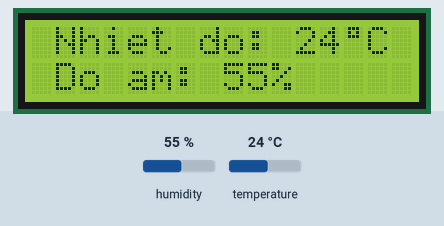
Simulated run of this sketch. Board: Arduino Uno, built with avr-gcc and run on an emulated ATmega328P. Parts: 16×2 character LCD. Inputs (shaded band) come from the test bench; at power-on: humidity 55 %, temperature 24 °C. The local clock reads 2024-03-15 10:24:30 at power-on unless the sketch sets it.

Above: at 1.2 s.
1.3 s: humidity set to 22 %
At 4.0 s:
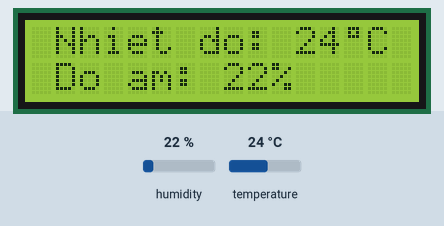
7.4 s: temperature set to 12 °C
At 10.2 s:
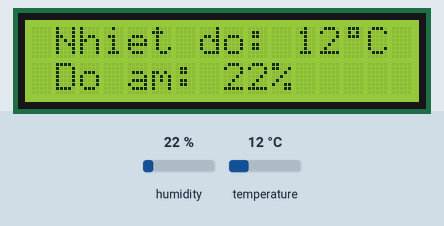
10.9 s: humidity set to 40 %
At 14.2 s:
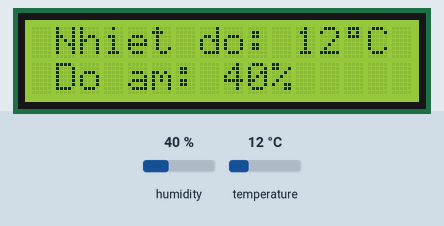
15.1 s: temperature set to 19 °C
At 18.6 s:
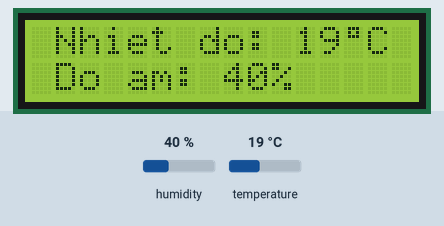
Timing chart, 0 to 20.1 s (numbered marks = the images above; inputs shaded):
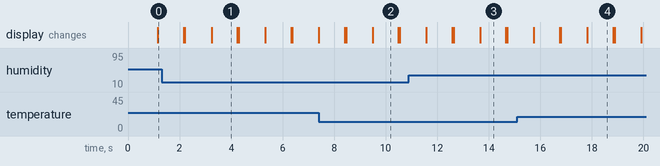

Measured:
- what the display in image 1 shows lasts 1.0 s, from 3.2 s to 4.2 s

The sketch:

RtcRealTime.ino
```cpp
#include <DS1302.h>
#include <Wire.h>
#include <LiquidCrystal_I2C.h>
#include "DHT.h"

//to detect correct LCD i2c address, read http://osoyoo.com/2014/12/07/16x2-i2c-liquidcrystal-displaylcd/
LiquidCrystal_I2C lcd = LiquidCrystal_I2C(0x3F, 16, 2);
DS1302 rtc(5, 4, 3);
// DS1302:  RST pin    -> Arduino Digital 5
//          DAT pin   -> Arduino Digital 4
//          CLK pin  -> Arduino Digital 3

const int DHTPIN = 7;
const int DHTTYPE = DHT11;
DHT dht(DHTPIN, DHTTYPE);

byte degree[8] = {
  0B01110,
  0B01010,
  0B01110,
  0B00000,
  0B00000,
  0B00000,
  0B00000,
  0B00000
};

void setup()
{
  lcd.init();
  lcd.backlight();
  lcd.clear();

  dht.begin();

  rtc.halt(false);
  rtc.writeProtect(false);
  rtc.setDOW(WEDNESDAY);
  rtc.setTime(19, 30, 00);
  rtc.setDate(11, 10, 2020);
  rtc.writeProtect(true);
}

void loop()
{
  lcd.createChar(1, degree);
  float t = dht.readTemperature();
  float h = dht.readHumidity();
  lcd.setCursor(4, 0);
  lcd.print(rtc.getTimeStr());
  lcd.setCursor(3, 1);
  lcd.print(rtc.getDateStr(FORMAT_LONG, FORMAT_LITTLEENDIAN, '/'));
  delay(1000);
  lcd.clear();
  lcd.setCursor(1, 0);
  lcd.print("Nhiet do: ");
  lcd.setCursor(1, 1);
  lcd.print("Do am: ");
  if(isnan(t) || isnan(h)){

  } else {
    lcd.setCursor(11,0);
    lcd.print(round(t));
    lcd.write(1);
    lcd.print("C");
    lcd.setCursor(8,1);
    lcd.print(round(h));
    lcd.print("%");
  }
  delay(1000);
  lcd.clear();
}
```
